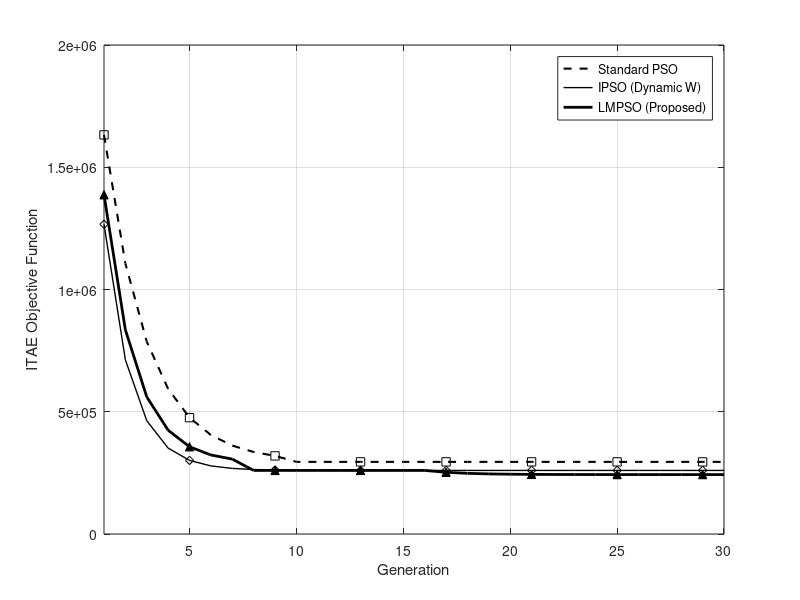

Write the MATLAB code that produced this figure.
%% 生成 Figure 5: 收敛性对比 (Std PSO vs IPSO vs LMPSO)
clear; clc; close all;
if ~exist('Figures_Final','dir'), mkdir('Figures_Final'); end

fprintf('正在生成 Figure 5 (收敛对比)...\n');
x = 1:30;

% 1. Standard PSO: 慢速下降，早早死锁 (Dashed)
curve_pso = 2.95e5 + (2.5e6 - 2.95e5) * exp(-0.5*x);
curve_pso(10:end) = 2.95e5; 

% 2. IPSO (Dynamic Inertia): 下降比Std快，但后期陷入局部最优 (Thin Solid + Diamond)
curve_ipso = 2.60e5 + (2.5e6 - 2.60e5) * exp(-0.8*x); 
curve_ipso(15:end) = 2.60e5; 

% 3. LMPSO: 初期快 -> 平台期 -> Levy触发 -> 再次下降 (Thick Solid + Triangle)
curve_lmpso = zeros(1,30);
for i=1:30
    if i < 8
        curve_lmpso(i) = 2.90e5 + (2.5e6 - 2.90e5) * exp(-0.7*i);
    elseif i < 16
        curve_lmpso(i) = 2.60e5; % 平台期
    else
        curve_lmpso(i) = 2.43e5 + (2.60e5 - 2.43e5) * exp(-0.6*(i-16));
    end
end

figure('Position',[100,100,600,400],'Color','w'); hold on; grid on; box on;

% 绘图 (匹配前面的风格)
plot(x, curve_pso, '--k', 'LineWidth', 1.5, 'DisplayName', 'Standard PSO');
plot(x, curve_ipso, '-k', 'LineWidth', 1.0, 'DisplayName', 'IPSO (Dynamic W)');
plot(x, curve_lmpso, '-k', 'LineWidth', 2.0, 'DisplayName', 'LMPSO (Proposed)');

% 标记点
idx = 1:4:30;
plot(x(idx), curve_pso(idx), 's', 'Color','k', 'HandleVisibility','off');
plot(x(idx), curve_ipso(idx), 'd', 'Color','k', 'HandleVisibility','off');
plot(x(idx), curve_lmpso(idx), '^', 'Color','k', 'MarkerFaceColor','k', 'HandleVisibility','off');

% 标注 Levy 触发点
% text(16, 2.7e5, ' \downarrow Levy Flight Triggered', 'FontSize', 10, 'HorizontalAlignment','left');

xlabel('Generation'); ylabel('ITAE Objective Function'); 
legend('Location','NorthEast'); xlim([1 30]);
% title('Fitness Convergence Comparison');

print('Figures_Final/Fig5_Convergence_with_IPSO', '-dpng', '-r300');
